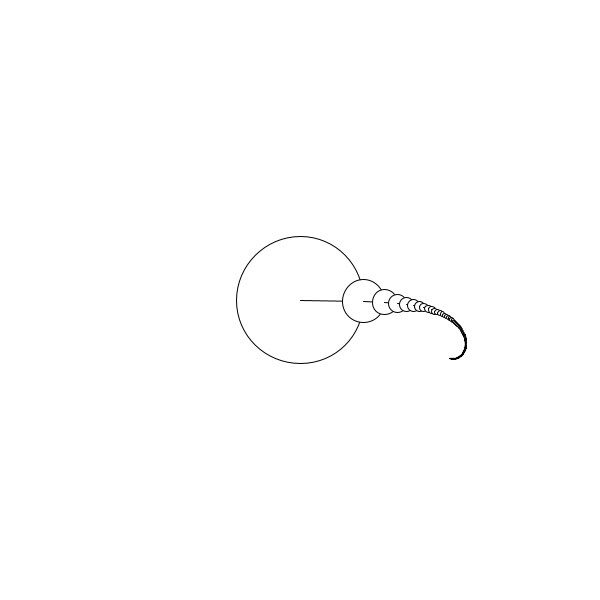
Frame 1 (no input)
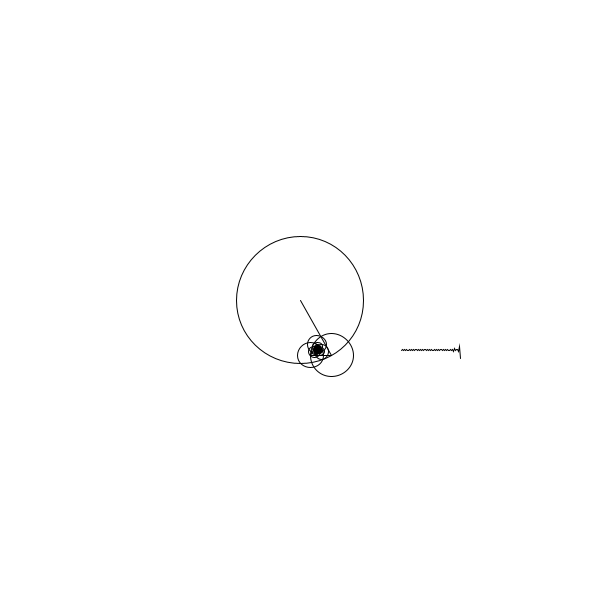
Frame 60 (the mouse pressed at the canvas centre just before this capture)
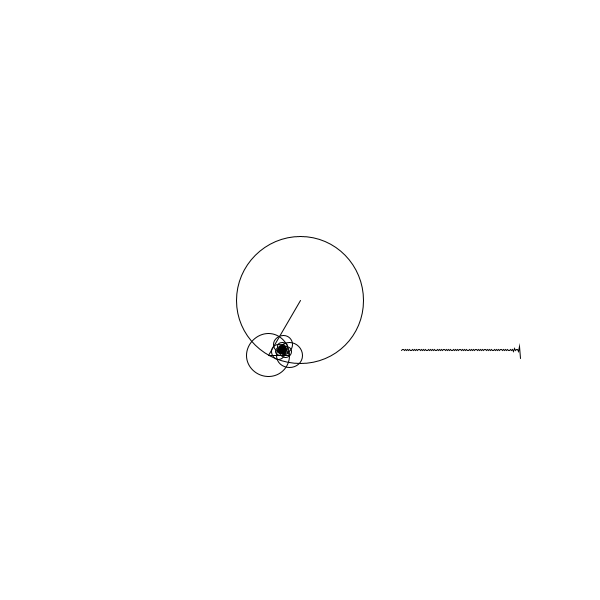
Frame 120 (the mouse held since frame 60 and released just before this capture)

The Processing sketch that drew these frames (run headless with seeded random() and noise(); from frame 60 on, the mouse is pressed at the canvas centre):

// Processing sketch: Fourier_series
// ── Fourier_series.pde
Circle circle;
ArrayList<Point> wave;
int max = 1000;
float scale = 200;
float speed = 1;
int plotsPerFrame = 1;
int circlesNum = 100;

void setup() {
  size(600, 600);

  wave = new ArrayList<Point>();

  circle = new Circle(radians(speed), scale/PI);
  float radiusChange = 3;
  for (int i = 0; i<circlesNum; i++) {
    circle.grow(radians(speed*radiusChange), scale/(PI*radiusChange));
    radiusChange+=2;
  }
  circle.setPos(300, 300);
}

void draw() {
  for (int plot = 0; plot<plotsPerFrame; plot++) {
    background(255);
    circle.update();
    circle.draw();
    Circle last = circle.getLast();
    wave.add(new Point(new PVector(400, last.py)));

    noFill();

    beginShape();
    for (int i = 0; i<wave.size(); i++) {
      Point point = wave.get(i);
      point.slide(1);
      vertex(point.pos.x, point.pos.y);
    }
    endShape();

    if (wave.size()>max) {
      wave.remove(0);
    }
  }
}

// ── circle.pde
class Circle {
  float angle = 0;
  float vel;
  float r;
  float x = 0;
  float y = 0;
  float px, py;
  Circle child;

  Circle(float speed, float radius) {
    vel = speed;
    r = radius;
  }

  void grow(float speed, float radius) {
    getLast().child = new Circle(speed, radius);
  }

  Circle getLast() {
    if (child!=null) {
      return child.getLast();
    }
    return this;
  }

  void setPos(float x_, float y_) {
    x = x_;
    y = y_;
  }

  void update() {
    angle+=vel;
    calcPs();
    if (child!=null) {
      child.setPos(px, py);
      child.update();
    }
  }

  void calcPs() {
    px = r*cos(angle)+x;
    py = r*sin(angle)+y;
  }

  void draw() {
    ellipse(x, y, r*2, r*2);
    line(x, y, px, py);
    if (child!=null) {
      child.draw();
    }
  }
}

// ── point.pde
class Point{
  PVector pos;
  Point(PVector position){
    pos = position;
  }
  
  void slide(float amount){
    pos.x+=amount;
  }
}
